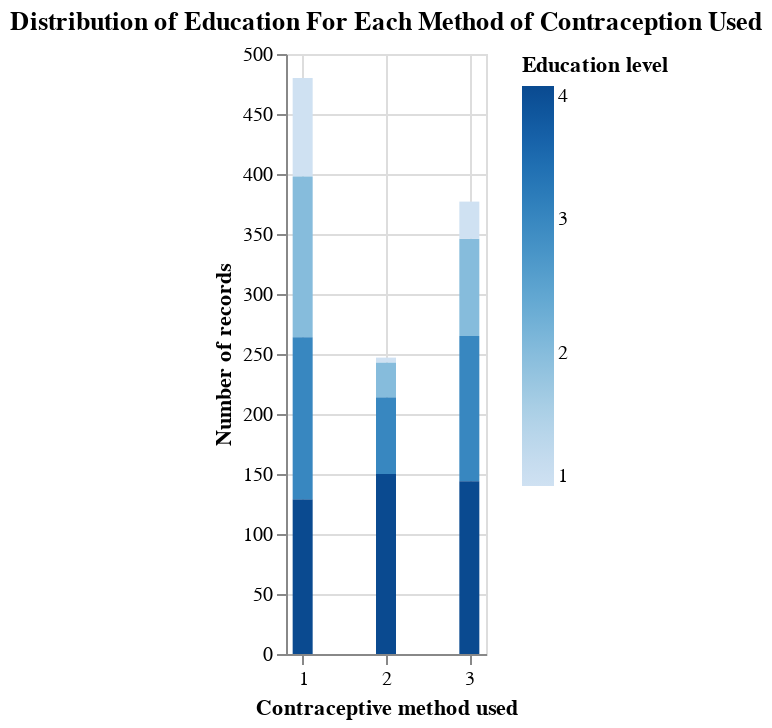

Here is the notebook cell this chart was saved with:
### Markdown cell above
**Wife's education**

### Code cell
wife_education_correlation = alt.Chart(cmc_train, title = "Distribution of Education For Each Method of Contraception Used").mark_bar(size=10).encode(
    x = alt.X("contraceptive_method_used", title = "Contraceptive method used"),
    y = alt.Y("count()", title = "Number of records"),
    color = alt.Color("wife_education",legend=alt.Legend(title="Education level"))
).properties(width=100)
wife_education_correlation

### Figure 1 — Vega-Lite specification as saved in the notebook (floating-point values rounded to 4 significant figures; data arrays with more than 128 entries replaced by an {"elided": "..."} marker saying what was removed)
{"$schema": "https://vega.github.io/schema/vega-lite/v4.17.0.json", "config": {"view": {"continuousHeight": 300, "continuousWidth": 400}}, "data": {"name": "data-f15167d60f413a998667f82347f8e248"}, "datasets": {"data-f15167d60f413a998667f82347f8e248": {"elided": "1104 records"}}, "encoding": {"color": {"field": "wife_education", "legend": {"title": "Education level"}, "type": "quantitative"}, "x": {"field": "contraceptive_method_used", "title": "Contraceptive method used", "type": "quantitative"}, "y": {"aggregate": "count", "title": "Number of records", "type": "quantitative"}}, "mark": {"size": 10, "type": "bar"}, "title": "Distribution of Education For Each Method of Contraception Used", "width": 100}
